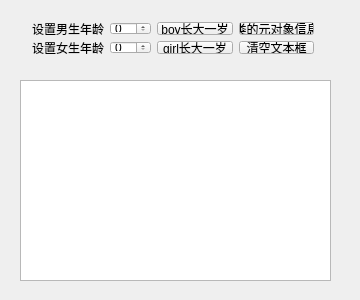
<?xml version="1.0" encoding="UTF-8"?>
<ui version="4.0">
 <class>QmyWidget</class>
 <widget class="QWidget" name="QmyWidget">
  <property name="geometry">
   <rect>
    <x>0</x>
    <y>0</y>
    <width>360</width>
    <height>300</height>
   </rect>
  </property>
  <property name="windowTitle">
   <string>QmyWidget</string>
  </property>
  <widget class="QPlainTextEdit" name="textEdit">
   <property name="geometry">
    <rect>
     <x>20</x>
     <y>80</y>
     <width>311</width>
     <height>201</height>
    </rect>
   </property>
  </widget>
  <widget class="QWidget" name="">
   <property name="geometry">
    <rect>
     <x>21</x>
     <y>11</y>
     <width>304</width>
     <height>54</height>
    </rect>
   </property>
   <layout class="QGridLayout" name="gridLayout">
    <item row="0" column="0">
     <widget class="QLabel" name="label">
      <property name="text">
       <string>设置男生年龄</string>
      </property>
     </widget>
    </item>
    <item row="0" column="1">
     <widget class="QSpinBox" name="spinBoy"/>
    </item>
    <item row="0" column="2">
     <widget class="QPushButton" name="btnBoyInc">
      <property name="text">
       <string>boy长大一岁</string>
      </property>
     </widget>
    </item>
    <item row="0" column="3">
     <widget class="QPushButton" name="btnClassInfo">
      <property name="text">
       <string>类的元对象信息</string>
      </property>
     </widget>
    </item>
    <item row="1" column="0">
     <widget class="QLabel" name="label_2">
      <property name="text">
       <string>设置女生年龄</string>
      </property>
     </widget>
    </item>
    <item row="1" column="1">
     <widget class="QSpinBox" name="spinGirl"/>
    </item>
    <item row="1" column="2">
     <widget class="QPushButton" name="btnGirlInc">
      <property name="text">
       <string>girl长大一岁</string>
      </property>
     </widget>
    </item>
    <item row="1" column="3">
     <widget class="QPushButton" name="btnClear">
      <property name="text">
       <string>清空文本框</string>
      </property>
     </widget>
    </item>
   </layout>
  </widget>
 </widget>
 <layoutdefault spacing="6" margin="11"/>
 <resources/>
 <connections/>
</ui>
